Frame 1 (no input): blank canvas, image omitted
Frame 60 (no input): blank canvas, image omitted
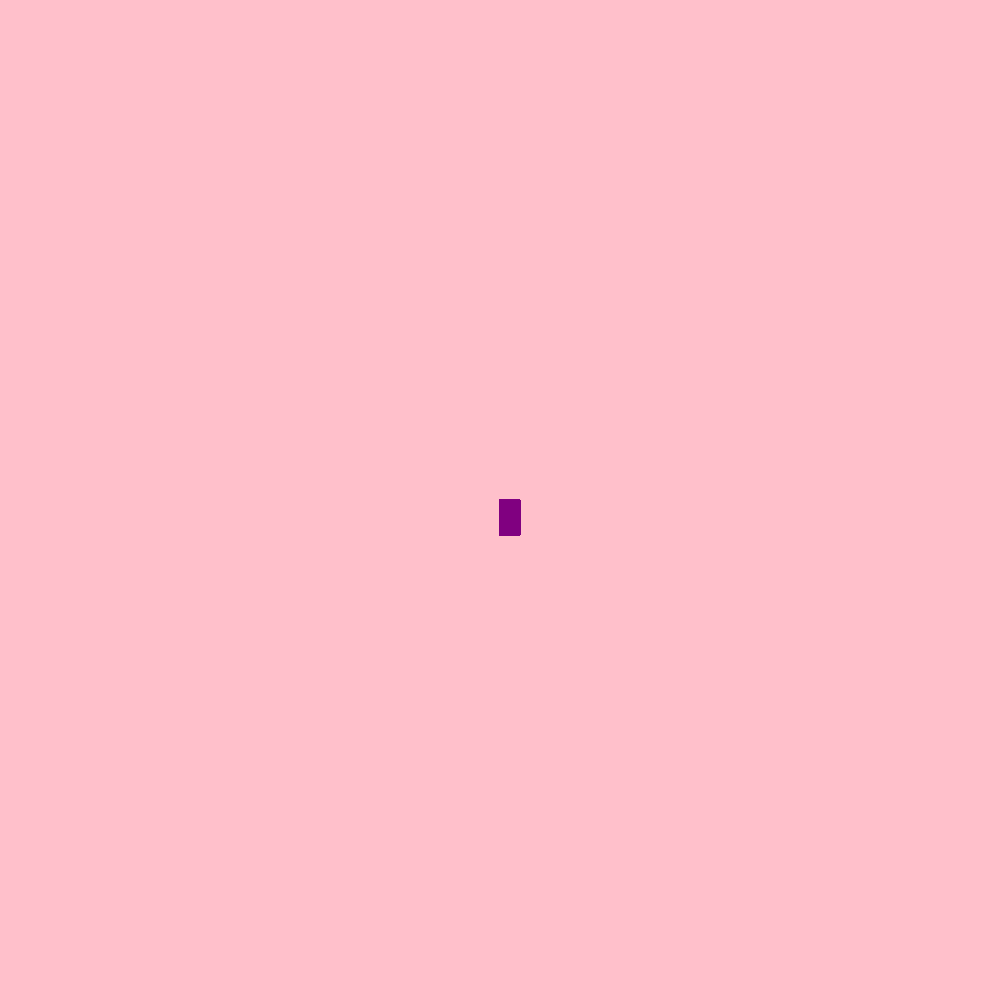
Frame 120 (the mouse pressed at the canvas centre since frame 60)

The p5.js sketch whose frames 1 and 60 were blank and that drew this single picture after the mouse press (run headless with seeded random() and noise() and a simulated clock; from frame 60 on, the mouse is pressed at the canvas centre):

// p5.js sketch
// ── sketch.js
function setup() {
    createCanvas(1000, 1000);
    background("pink")
  }
  
  function draw() {
    stroke("purple");
    fill("purple");
    
    
    if (mouseIsPressed) {
      rect(mouseX, mouseY, 20, 35);
    }
  }
  
